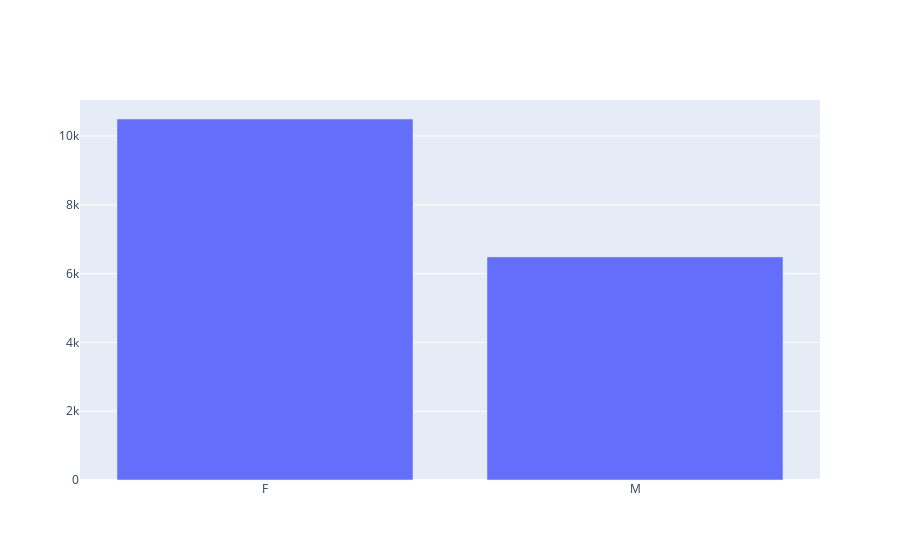

The code cell stored with this chart in its notebook:
### Code cell
fig = go.Figure([go.Bar(x=['F','M'], 
y=[non_risk_user[non_risk_user.gender=='F'].count()[0], non_risk_user[non_risk_user.gender=='M'].count()[0]])])
fig

### Figure 1 — Plotly figure (JSON) as saved in the notebook; plotly's stock layout.template omitted (floating-point values rounded to 4 significant figures)
{"data": [{"type": "bar", "x": ["F", "M"], "y": [10494, 6486]}], "layout": {}}
